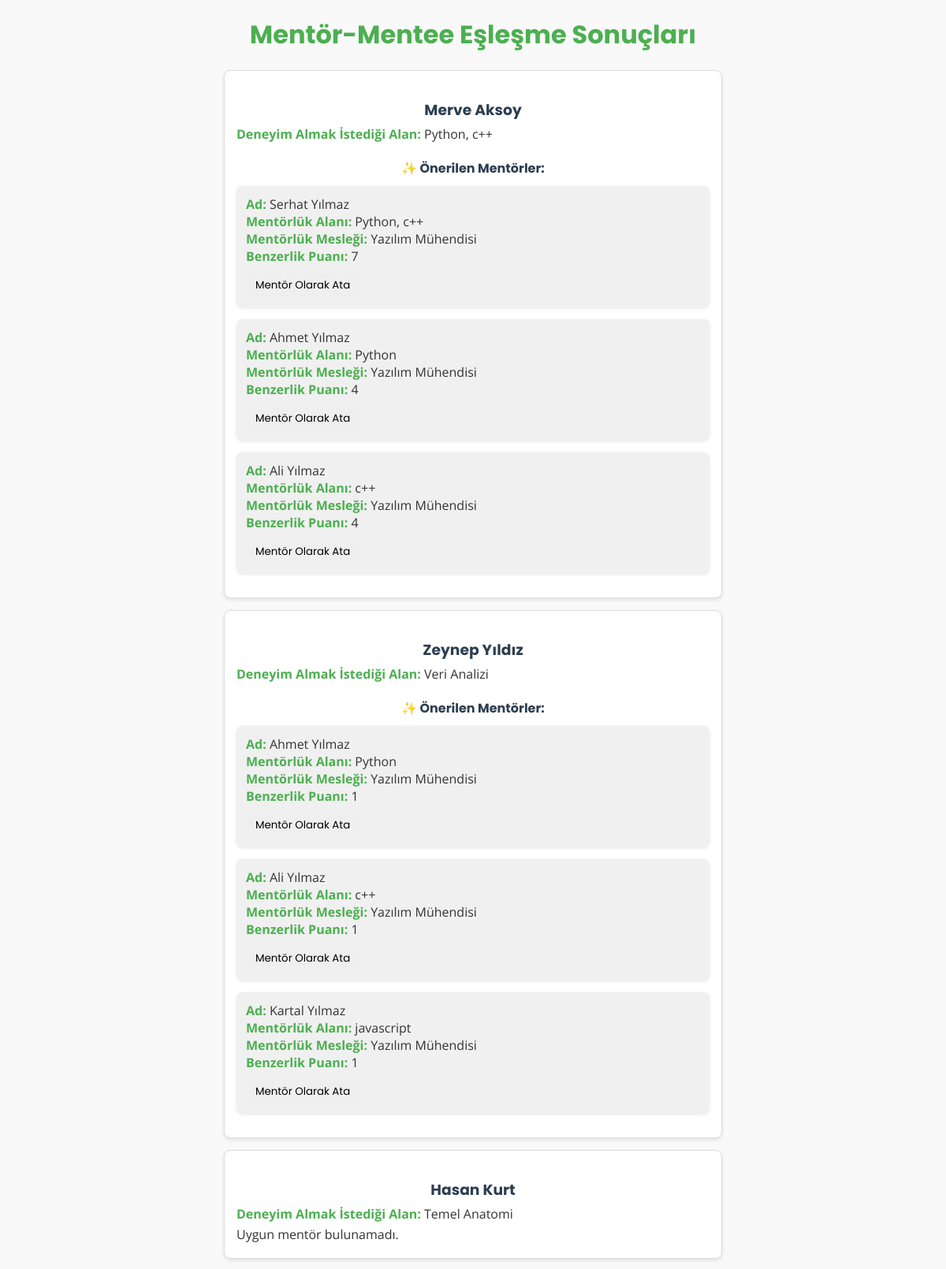
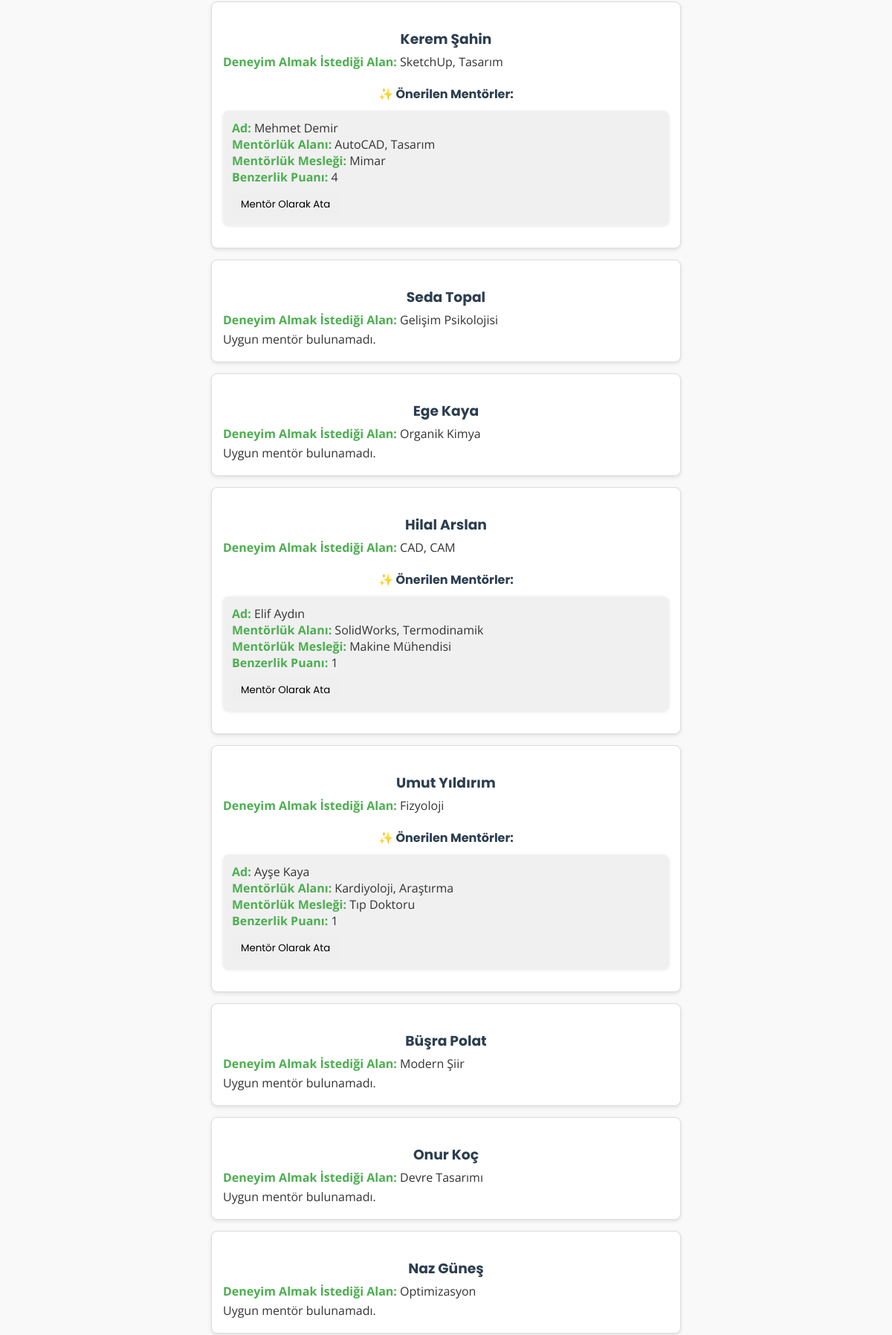
The app's page /match-users (upper part) with its own data (2 pictures, top to bottom).
### tables this page shows
CREATE TABLE users (
        id INTEGER PRIMARY KEY AUTOINCREMENT,
        first_name TEXT NOT NULL,
        last_name TEXT NOT NULL,
        email TEXT UNIQUE NOT NULL,
        occupation TEXT NOT NULL,
        skills TEXT NOT NULL,
        role TEXT CHECK(role IN ('mentor', 'mentee')) NOT NULL,
        selectedMentId INTEGER REFERENCES users(id) ON DELETE SET NULL
    );

### routes.py (the view)
@app.route("/match-users", methods=["GET"])
def match_users():
    conn = get_db_connection()
    conn.row_factory = sqlite3.Row
    cursor = conn.cursor()
    cursor.execute("SELECT * FROM users WHERE role='mentor'")
    mentors = cursor.fetchall()
    cursor.execute("SELECT * FROM users WHERE role='mentee'")
    mentees = cursor.fetchall()
    expertise_score = 3
    profession_score = 1
    match_results = []
    for mentee in mentees:
        mentee_interests = set(map(str.strip, mentee['skills'].lower().split(',')))
        mentor_scores = []
        for mentor in mentors:
            score = 0
            mentor_skills = set(map(str.strip, mentor['skills'].lower().split(',')))
            mentor_profession_topics = set(map(str.lower, PROFESSION_TOPICS.get(mentor['occupation'], [])))
            for interest in mentee_interests:
                if interest in mentor_skills:
                    score += expertise_score
            if mentee_interests & mentor_profession_topics:
                score += profession_score
            if score > 0:
                mentor_scores.append({
                    'mentor': mentor,
                    'score': score
                })
        mentor_scores.sort(key=lambda x: x['score'], reverse=True)
        top_matches = mentor_scores[:3]
        selected_mentor = None
        if mentee['selectedMentId']:
            selected_mentor = next((m for m in mentors if m['id'] == mentee['selectedMentId']), None)
        match_results.append({
            'mentee': mentee,
            'mentors': top_matches,
            'selectedMentId': mentee['selectedMentId'],
            'selected_mentor': selected_mentor
        })
    conn.close()
    return render_template("match_results.html", matches=match_results)

### database.py (called while the page is built)
def get_db_connection():
    conn = sqlite3.connect('mentorship.db', check_same_thread=False, timeout=10)
    conn.row_factory = sqlite3.Row
    conn.execute("PRAGMA busy_timeout = 5000")
    return conn

### templates/match_results.html (shortened to what this page needs)
<!DOCTYPE html>
<html lang="tr">
<head>
    <link rel="stylesheet" href="/static/style.css" />
</head>
<body>
    <h1>Mentör-Mentee Eşleşme Sonuçları</h1>
    {% if matches %}
        {% for match in matches %}
        <div class="user-card">
            <h3>{{ match.mentee.first_name }} {{ match.mentee.last_name }}</h3>
            <p><strong>Deneyim Almak İstediği Alan:</strong> {{ match.mentee.skills }}</p>
            {% if match.selected_mentor %}
                <h4>🎯 Seçilen Mentör:</h4>
                <div class="mentor-card">
                    <strong>Ad:</strong> {{ match.selected_mentor['first_name'] }} {{ match.selected_mentor['last_name'] }}<br>
                    <strong>Mentörlük Alanı:</strong> {{ match.selected_mentor['skills'] }}<br>
                    <strong>Mentörlük Mesleği:</strong> {{ match.selected_mentor['occupation'] }}
                </div>
                <button onclick="removeMentor({{ match.mentee.id }})">Mentörü Kaldır</button>
            {% elif match.mentors %}
                <h4>✨ Önerilen Mentörler:</h4>
                {% for mentor_match in match.mentors %}
                <div class="mentor-card">
                    <strong>Ad:</strong> {{ mentor_match.mentor['first_name'] }} {{ mentor_match.mentor['last_name'] }}<br>
                    <strong>Mentörlük Alanı:</strong> {{ mentor_match.mentor['skills'] }}<br>
                    <strong>Mentörlük Mesleği:</strong> {{ mentor_match.mentor['occupation'] }}<br>
                    <strong>Benzerlik Puanı:</strong> {{ mentor_match.score }}<br>
                    <button onclick="assignMentor({{ match.mentee.id }}, {{ mentor_match.mentor['id'] }})">Mentör Olarak Ata</button>
                </div>
                {% endfor %}
            {% else %}
                <p>Uygun mentör bulunamadı.</p>
            {% endif %}
        </div>
        {% endfor %}
    {% else %}
        <p style="text-align: center;">Henüz eşleşme bulunmamaktadır.</p>
    {% endif %}
</body>
</html>

### static/style.css (style rules this page uses)
body { font-family: 'Open Sans', sans-serif; margin: 0; padding: 0; background-color: #f9f9f9; color: #333; }
h1, h2, h3, h4 { font-family: 'Poppins', sans-serif; color: #4CAF50; text-align: center; margin-top: 20px; }
.user-card { font-family: 'Open Sans', sans-serif; border: 1px solid #ddd; border-radius: 8px; margin: 15px auto; padding: 15px; background-color: #fff; box-shadow: 0 2px 5px rgba(0,0,0,0.1); max-width: 600px; list-style-type: none; }
.user-card strong { color: #4CAF50; font-weight: bold; }
.user-card button { margin-top: 10px; padding: 6px 12px; border: none; border-radius: 3px; cursor: pointer; font-family: 'Poppins', sans-serif; }
.user-card h3, .user-card h4 { margin-bottom: 5px; color: #2c3e50; font-family: 'Poppins', sans-serif; }
.user-card p { margin: 4px 0; }
.mentor-card { background-color: #f0f0f0; padding: 12px; margin-top: 10px; margin-bottom: 15px; border-radius: 8px; font-family: 'Open Sans', sans-serif; box-shadow: 0 1px 4px rgba(0,0,0,0.1); }

### records on screen
users: mentee.first_name "Merve", mentee.last_name "Aksoy", mentee.skills "Python, c++"
users: mentor.first_name "Serhat", mentor.last_name "Yılmaz", mentor.skills "Python, c++", mentor.occupation "Yazılım Mühendisi"
users: mentor.first_name "Ahmet" "Ahmet", mentor.last_name "Yılmaz" "Yılmaz", mentor.skills "Python" "Python", mentor.occupation "Yazılım Mühendisi" "Yazılım Mühendisi"
users: mentor.first_name "Ali" "Ali", mentor.last_name "Yılmaz" "Yılmaz", mentor.skills "c++" "c++", mentor.occupation "Yazılım Mühendisi" "Yazılım Mühendisi"
users: mentee.first_name "Zeynep", mentee.last_name "Yıldız", mentee.skills "Veri Analizi"
users: mentor.first_name "Kartal", mentor.last_name "Yılmaz", mentor.skills "javascript", mentor.occupation "Yazılım Mühendisi"
users: mentee.first_name "Hasan", mentee.last_name "Kurt", mentee.skills "Temel Anatomi"
users: mentee.first_name "Kerem", mentee.last_name "Şahin", mentee.skills "SketchUp, Tasarım"
users: mentor.first_name "Mehmet", mentor.last_name "Demir", mentor.skills "AutoCAD, Tasarım", mentor.occupation "Mimar"
users: mentee.first_name "Seda", mentee.last_name "Topal", mentee.skills "Gelişim Psikolojisi"
users: mentee.first_name "Ege", mentee.last_name "Kaya", mentee.skills "Organik Kimya"
users: mentee.first_name "Hilal", mentee.last_name "Arslan", mentee.skills "CAD, CAM"
users: mentor.first_name "Elif", mentor.last_name "Aydın", mentor.skills "SolidWorks, Termodinamik", mentor.occupation "Makine Mühendisi"
users: mentee.first_name "Umut", mentee.last_name "Yıldırım", mentee.skills "Fizyoloji"
users: mentor.first_name "Ayşe", mentor.last_name "Kaya", mentor.skills "Kardiyoloji, Araştırma", mentor.occupation "Tıp Doktoru"
users: mentee.first_name "Büşra", mentee.last_name "Polat", mentee.skills "Modern Şiir"
users: mentee.first_name "Onur", mentee.last_name "Koç", mentee.skills "Devre Tasarımı"
users: mentee.first_name "Naz", mentee.last_name "Güneş", mentee.skills "Optimizasyon"

### other values on screen
{{ mentor_match.score }} "7" "4" "4" "1" "1" "1" "4" "1" "1"
